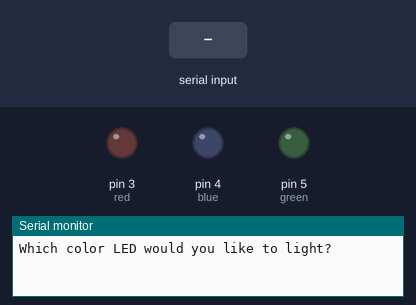
A sketch run on a simulated Arduino Uno, built with avr-gcc and run on an emulated ATmega328P. Parts: output pins drawn as LEDs (lit = HIGH), the last lines printed to the serial monitor. Inputs (shaded band) come from the test bench.

Above: at 1.2 s.
1.3 s: "red" received over Serial
At 2.8 s:
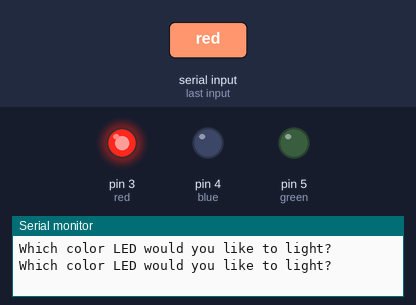
3.8 s: "blue" received over Serial
At 5.9 s:
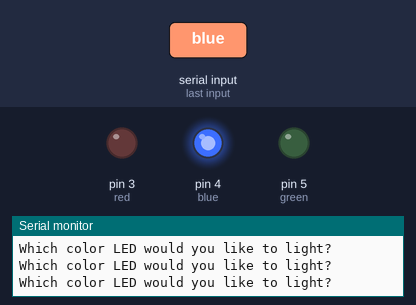
6.3 s: "green" received over Serial
At 7.9 s:
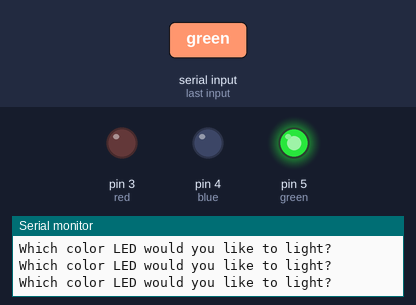
Timing chart, 0 to 9.4 s (numbered marks = the images above; inputs shaded):
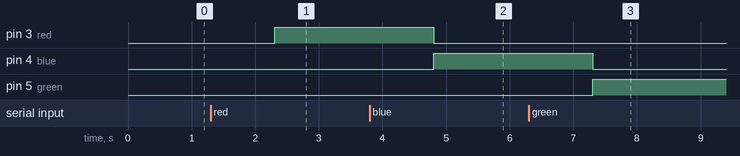

Measured:
- after the input at 1.3 s, pin 3 (red): LOW → HIGH after 1.0 s
- after the input at 3.8 s, pin 3 (red): HIGH → LOW after 1.0 s; pin 4 (blue): LOW → HIGH after 1.0 s
- after the input at 6.3 s, pin 4 (blue): HIGH → LOW after 1.0 s; pin 5 (green): LOW → HIGH after 1.0 s

The sketch:

differentColoredLED.ino
```cpp
String msg = "Which color LED would you like to light?";
int red = 3;
int blue = 4;
int green = 5;
String color;
void setup() {
  // put your setup code here, to run once:
Serial.begin(9600);
pinMode(red,OUTPUT);
pinMode(blue,OUTPUT);
pinMode(green,OUTPUT);
}

void loop() {
  // put your main code here, to run repeatedly:
  Serial.println(msg);
  while(Serial.available()==0){

  }
  color = Serial.readString();
  if(color=="red"){
  digitalWrite(red,HIGH);
  digitalWrite(blue, LOW);
  digitalWrite(green, LOW);
  }

  if(color=="blue"){
  digitalWrite(red,LOW);
  digitalWrite(blue, HIGH);
  digitalWrite(green, LOW);
  }

  if(color=="green"){
  digitalWrite(red,LOW);
  digitalWrite(blue, LOW);
  digitalWrite(green, HIGH);
  }
}
```
